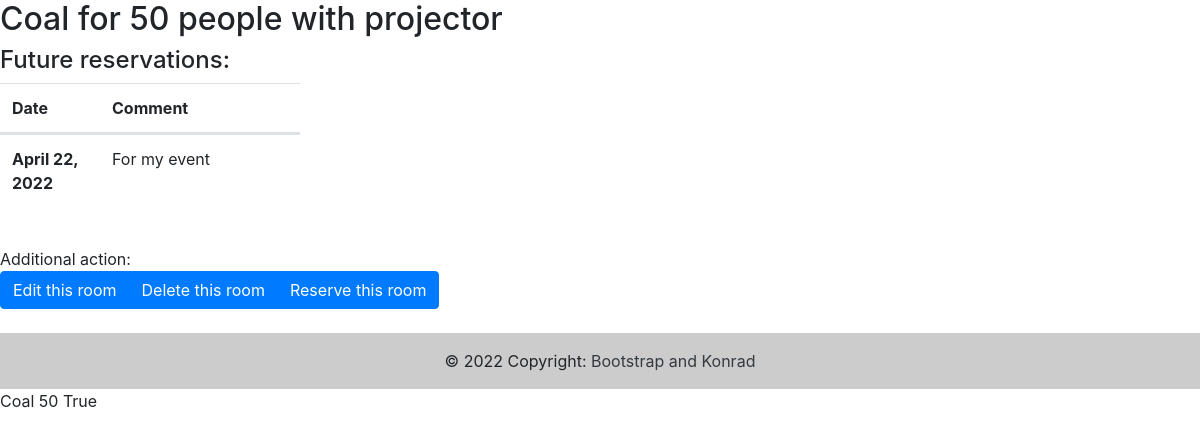
/room/20/, run on the app's committed database.
### reservation_app/models.py (models this page shows)
class RoomInfo(models.Model):
    name = models.CharField(max_length=255)
    capacity = models.PositiveIntegerField()
    projector_available = models.BooleanField(default=False)

class RoomReservation(models.Model):
    room_id = models.ForeignKey(RoomInfo, on_delete=models.CASCADE)
    date = models.DateField()
    comment = models.TextField(null=True)
    class Meta:
        unique_together = ('room_id', 'date')

### reservation_app/views.py (the view)
# urls.py: path('room/<int:id>/', view_room,name="view-room"),
def view_room(request, id):
    this_room = RoomInfo.objects.filter(pk=id).first()
    reservations = RoomReservation.objects.filter(room_id=id).all()
    context = {'name': this_room.name,
               'capacity': this_room.capacity,
               'projector_available': this_room.projector_available,
               'id': id,
               'reservations': reservations}
    return render(request, "view_room.html", context)

### reservation_app/templates/view_room.html (shortened to what this page needs)
<!doctype html>
<html lang="en">
  <head>
    <link rel="stylesheet" href="https://cdn.jsdelivr.net/npm/bootstrap@4.0.0/dist/css/bootstrap.min.css">
  </head>
  <body>
    <h2>{{ name }} for {{ capacity }} people with{% if not projector_available %}out{% endif %} projector</h2>
    <h4>Future reservations:</h4>
<table class="table">
  <thead>
    <tr class="d-flex">
      <th scope="col" class="col-1">Date</th>
      <th scope="col" class="col-2">Comment</th>
    </tr>
  </thead>
  <tbody>
    {% for reservation in reservations %}
    <tr class="d-flex">
      <th scope="row" class="col-1">{{ reservation.date }}</th>
      <td class="col-2">
        <a>{{ reservation.comment }}</a>
      </td>
    </tr>
    {% empty %}
      <tr><td colspan="6">No room availbale</td></tr>
    {% endfor %}
  </tbody>
</table>
    <br>
        Additional action:
    <br>
    <div class="btn-group">
      <a href="/room/modify/{{id}}" class="btn btn-primary" aria-current="page">Edit this room</a>
      <a href="/room/delete/{{id}}" class="btn btn-primary">Delete this room</a>
      <a href="/room/reserve/{{id}}/" class="btn btn-primary">Reserve this room</a>
    </div>
    <br>
<br>
  <div class="text-center p-3" style="background-color: rgba(0, 0, 0, 0.2);">
    © 2022 Copyright:
    <a class="text-dark" >Bootstrap and Konrad</a>
  </div>
  </body>
{{ capacity }}
{{ projector_available }}
</html>

### data on the page
RoomInfo: name "Coal"
RoomReservation: date "April 22, 2022", comment "For my event"

### other printed values
{{ capacity }} "50"
{{ projector_available }} "True"
